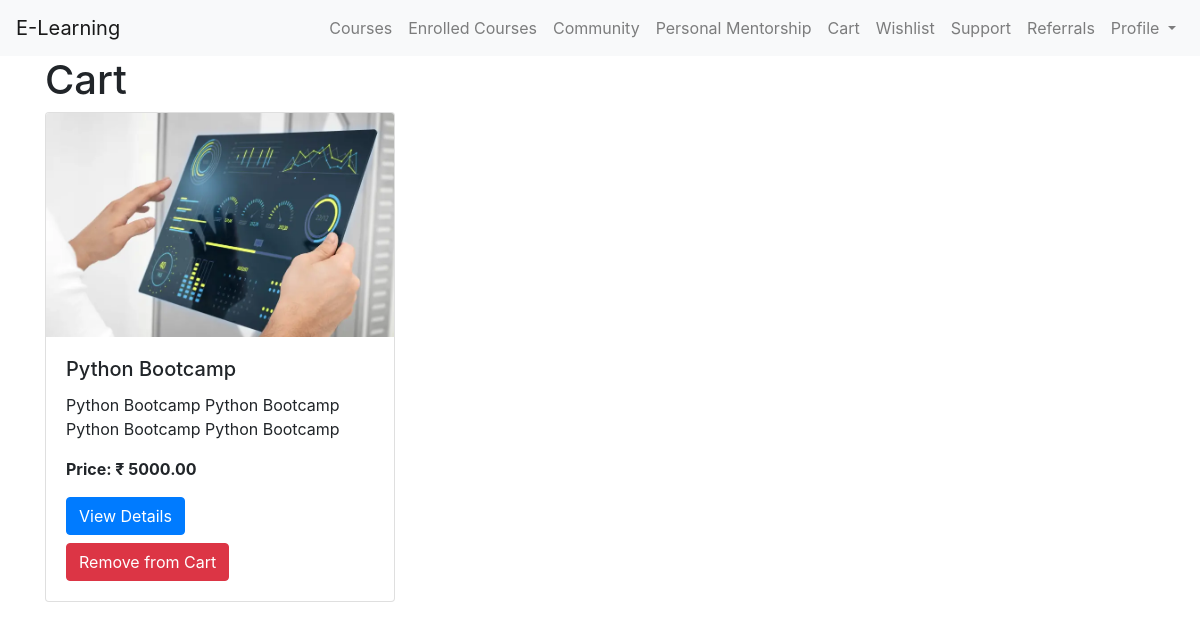
/view-cart/ (signed in), run on the app's committed database.
### app/models.py (models this page shows, shortened)
class Course(models.Model):
    TECH_COURSE = 'Tech Courses'
    CBSE_COURSE = 'CBSE Courses'
    CATEGORY_CHOICES = [
        (TECH_COURSE, 'Tech Courses'),
        (CBSE_COURSE, 'CBSE Courses'),
    ]
    title = models.CharField(max_length=100)
    description = models.TextField()
    what_you_will_learn = models.TextField(null=True, blank=True, verbose_name="What You Will Learn")
    this_course_includes = models.TextField(null=True, blank=True, verbose_name="This Course Includes")
    price = models.DecimalField(max_digits=8, decimal_places=2)
    category = models.CharField(max_length=100, choices=CATEGORY_CHOICES, default=TECH_COURSE)
    image = models.ImageField(upload_to='staticfiles/course_images/', null=True, blank=True)
    demo_video = models.FileField(upload_to='staticfiles/demo_videos/', null=True, blank=True)

### app/views.py (the view)
# urls.py: path('view-cart/', view_cart, name='view_cart'),
@login_required
def view_cart(request):
    cart_courses = request.user.student.cart.all()
    return render(request, 'view_cart.html', {'cart_courses': cart_courses})

### app/templates/view_cart.html (shortened to what this page needs)
<!DOCTYPE html>
<html lang="en">
<head>
    <link rel="stylesheet" href="https://stackpath.bootstrapcdn.com/bootstrap/4.5.2/css/bootstrap.min.css">
</head>
<body>
<nav class="navbar navbar-expand-lg navbar-light bg-light">
    <a class="navbar-brand" href="#">E-Learning</a>
    <div class="collapse navbar-collapse" id="navbarNav">
        <ul class="navbar-nav ml-auto">
            <li class="nav-item">
                <a class="nav-link" href="{% url 'course_catalog' %}">Courses</a>
            </li>
            <li class="nav-item">
                <a class="nav-link" href="{% url 'enrolled_course' %}">Enrolled Courses</a>
            </li>
            <li class="nav-item">
                <a class="nav-link" href="{% url 'community_platform' %}">Community</a>
            </li>
            <li class="nav-item">
                <a class="nav-link" href="{% url 'mentorship_page' %}">Personal Mentorship</a>
            </li>
            <li class="nav-item">
                <a class="nav-link" href="#">Cart</a>
            </li>
            <li class="nav-item">
                <a class="nav-link" href="{% url 'wishlist' %}">Wishlist</a>
            </li>
            <li class="nav-item">
                <a class="nav-link" href="{% url 'support' %}">Support</a>
            </li>
            <li class="nav-item">
                <a class="nav-link" href="{% url 'referrals' %}">Referrals</a>
            </li>
            <li class="nav-item dropdown">
                <a class="nav-link dropdown-toggle" href="#" id="navbarDropdown" role="button" data-toggle="dropdown" aria-haspopup="true" aria-expanded="false">
                    Profile
                </a>
            </li>
        </ul>
    </div>
</nav>
<div class="container">
        <h1>Cart</h1>
        <div class="row" id="courseList">
            {% for course in cart_courses %}
            <div class="col-md-4 mb-4">
                <div class="card">
                    <img src="{{ course.image.url }}" class="card-img-top" alt="{{ course.title }}">
                    <div class="card-body">
                        <h5 class="card-title">{{ course.title }}</h5>
                        <p class="card-text">{{ course.description }}</p>
                        <p class="card-text"><strong>Price: ₹ {{ course.price }}</strong></p>
                        <a href="{% url 'view_course_details' course.id %}" class="btn btn-primary">View Details</a>
                        <form method="post" action="{% url 'remove_from_cart' course.id %}">
                            <button type="submit" class="btn btn-danger mt-2">Remove from Cart</button>
                        </form>
                    </div>
                </div>
            </div>
            {% endfor %}
        </div>
    </div>
</body>
</html>

### data on the page
Course: image (picture), title "Python Bootcamp", description "Python Bootcamp Python Bootcamp Python Bootcamp Python Bootcamp", price "5000.00"
